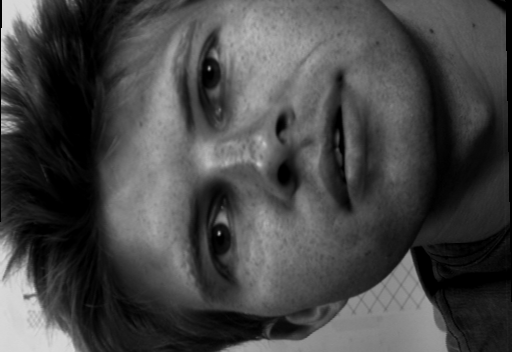
//> input picture TP5/face00R.tif, 512 x 352 px
$ ./disparite   (built with g++ and OpenCV 4)
//> lines starting //> are read from the running program, lines starting //| are printed output that depends on the picture
### TP5/image.h
#pragma once

#include <vector>
#include <opencv2/imgproc/imgproc.hpp>

using namespace cv;
using namespace std;

template <typename T> class Image : public Mat {
public:
	// Constructors
	Image() {}
	Image(const Mat& A):Mat(A) {}
	Image(int w,int h,int type):Mat(h,w,type) {}
	// Accessors
	inline T operator()(int x,int y) const { return at<T>(y,x); }
	inline T& operator()(int x,int y) { return at<T>(y,x); }
	inline T operator()(const Point& p) const { return at<T>(p.y,p.x); }
	inline T& operator()(const Point& p) { return at<T>(p.y,p.x); }
	//
	inline int width() const { return cols; }
	inline int height() const { return rows; }
	// To display a floating type image
	// [7 lines left out: function greyImage, not called in this run]
};

// Correlation
double NCC(const Image<float>& I1,Point m1,const Image<float>& I2,Point m2,int n);
Image<float> meanImage(const Image<float>& I,int n);
Image<float> corrImage(const Image<float>& I, const Image<float>& meanI, int n);
double NCC(const Image<float>& I1,const Image<float>& meanI1,const Image<float>& corrI1,Point m1,const Image<float>& I2,const Image<float>& meanI2,const Image<float>& corrI2,Point m2,int n);
// TODO

// Harris points
// vector<Point> harris(const Image<float>& I, double th);

// Correlation with pre-computed means
// Image<float> meanImage(const Image<float>& I,int n);
// double NCC(const Image<float>& I1,const Image<float>& meanI1,Point m1,const Image<float>& I2,const Image<float>& meanI2,Point m2,int n);

### TP5/image.cpp
#include "image.h"
#include <iostream>

// Correlation
double mean(const Image<float>& I,Point m,int n) {
	double s=0;
	for (int j=-n;j<=n;j++)
		for (int i=-n;i<=n;i++)
			s+=I(m+Point(i,j));
	return s/(2*n+1)/(2*n+1);
}

double corr(const Image<float>& I1,Point m1,const Image<float>& I2,Point m2,int n) {
	double M1=mean(I1,m1,n);
	double M2=mean(I2,m2,n);
	double rho=0;
	for (int j=-n;j<=n;j++)
		for (int i=-n;i<=n;i++) {
			rho+=(I1(m1+Point(i,j))-M1)*(I2(m2+Point(i,j))-M2);
		}
		return rho;
}

// [9 lines left out: function NCC, not called in this run]


// Correlation with pre-computed means
Image<float> meanImage(const Image<float>& I,int n) {
	Image<float> meanI(I.height(),I.width(),CV_32F);

	double vartrav;
	for(int i=n+1; i< I.height()-n-1; i++){
		for(int j=n+1; j<I.width()-n-1; j++){
			vartrav=0;
			for (int jbis=-n;jbis<n+1;jbis++){
				for (int ibis=-n;ibis<n+1;ibis++){
					vartrav+=I.at<float>(i+ibis,j+jbis);
				}
			}
			meanI.at<float>(i,j) = (float)(vartrav/((2*n+1)*(2*n+1)));
		}
	}
	return meanI;
}


// Fonction interm閐iaire
float corr(const Image<float>& I1,const Image<float>& meanI1,Point m1,const Image<float>& I2,const Image<float>& meanI2,Point m2,int n) {
	float rho=0, v1, v2;
	for (int j=-n;j<=n;j++)
		for (int i=-n;i<=n;i++) {
			//rho+=(I1(m1+Point(i,j))-meanI1(m1))*(I2(m2+Point(i,j))-meanI2(m2));
			v1 = I1(m1+Point(i,j))-meanI1(m1);
			v2 = I2(m2+Point(i,j))-meanI2(m2);
			rho += v2*v1;
		}
		return rho;
}

// Renvoit la matrice avec toutes les auto-correlations
Image<float> corrImage(const Image<float>& I, const Image<float>& meanI, int n){
	Image<float> corrI(I.width(), I.height(),CV_32F);
	for(int i=n+1; i<I.height()-n-1; i++){
		for(int j=n+1; j<I.width()-n-1; j++){
			//cout<< i << " " << j << endl;
			corrI.at<float>(i,j) = (float)(corr(I, meanI, Point(j,i), I, meanI, Point(j,i),n));
		}
	}
	return corrI;
}

double NCC(const Image<float>& I1,const Image<float>& meanI1,const Image<float>& corrI1,Point m1,const Image<float>& I2,const Image<float>& meanI2,const Image<float>& corrI2,Point m2,int n) {
	if (m1.x<n || m1.x>=I1.width()-n || m1.y<n || m1.y>=I1.height()-n) return -1;
	if (m2.x<n || m2.x>=I2.width()-n || m2.y<n || m2.y>=I2.height()-n) return -1;
	if (corrI1(m1)==0) return -1;
	if (corrI2(m2)==0) return -1;
	return corr(I1,m1,I2,m2,n)/sqrt(corrI1(m1)*corrI2(m2));
}

### TP5/disparite.cpp
#include <opencv2/highgui/highgui.hpp>
#include <iostream>
#include <fstream>
#include <list>
#include "image.h"

// Sauve un maillage triangulaire dans un fichier ply.
// v: sommets (x,y,z), f: faces (indices des sommets), col: couleurs (par sommet)
bool savePly(const string& name,const vector<Point3f>& v, const vector<Vec3i>& f,const vector<Vec3b>& col) {
	assert(v.size()==col.size());
	ofstream out(name.c_str());
	if (!out.is_open()) {
		cout << "Cannot save " << name << endl;
		return false;
	}
	out << "ply" << endl
		<< "format ascii 1.0" << endl
		<< "element vertex " << v.size() << endl
		<< "property float x" << endl
		<< "property float y" << endl
		<< "property float z" << endl
		<< "property uchar red" << endl
		<< "property uchar green" << endl
		<< "property uchar blue" << endl
		<< "element face " << f.size() << endl
		<< "property list uchar int vertex_index" << endl
		<< "end_header" << endl;
	for (int i=0;i<v.size();i++)
		out << v[i].x << " " << v[i].y << " " << v[i].z << " " << int(col[i][2]) << " " << int(col[i][1]) << " " << int(col[i][0]) << " " << endl;
	for (int i=0;i<f.size();i++)
		out << "3 " << f[i][0] << " " << f[i][1] << " " << f[i][2] << endl;
	out.close();
	return true;
}

// Points de Harris
void harris(const Image<float>& I, Mat Har, double sh, int blockSize) {

	cornerHarris(I, Har, blockSize, 5, 1, 4);
	double vartrav;
	bool booltrav;
	double min, max, moy=0,cont=0;
	for(int i=0; i<Har.rows; i++){
		for(int j=0; j<Har.cols; j++){
			vartrav = Har.at<float>(i,j);
			if(i==0 && j==0) min = vartrav;
			else if(min>vartrav) min = vartrav;
			if(i==0 && j==0) max = vartrav;
			else if(max<vartrav) max = vartrav;
			moy+=vartrav;
			cont++;
			if(vartrav<sh || i<blockSize || j<blockSize || i>Har.rows-blockSize || j>Har.cols-blockSize){
				booltrav = false;
				Har.at<float>(i,j) = 0;
			}
			else {
				booltrav = true;
				for(int ibis=-1; ibis<2; ibis++){
					for(int jbis=-1; jbis<2; jbis++){
						booltrav = booltrav && vartrav >= Har.at<float>(i+ibis, j+jbis);
					}
				}
				if(booltrav){
					for(int ibis=-1; ibis<2; ibis++){
					    for(int jbis=-1; jbis<2; jbis++){
							if(!(ibis==0 && jbis==0)) Har.at<float>(i+ibis, j+jbis)=0;
							else Har.at<float>(i+ibis, j+jbis)=1;
						}
					}
				}
			}

		}
	}
	cout<<"min: " << min << endl;
	cout<<"max: " << max << endl;
	cout<<"moy: " << moy/cont << endl;

}

// Vérification des graines
int verifGraine(Image<float> F1, Image<float> F2, Mat Corner, double sg, double rg, int i, int j, int blockSize){
	double corr;
	double phi=-1., phibis=-1.;
	double xcor=-1;
	for(int xbal=blockSize; xbal<F1.width()-blockSize; xbal++){
		corr = NCC(F1,Point(i,j),F2,Point(i,xbal),blockSize);
		if(corr>phi){
			phibis=phi;
			phi=corr;
			xcor = xbal;
		} else if(corr>phibis){
			phibis = corr;
		}
	}
	if(phi>sg && phi/phibis>rg)
		return (int)xcor;
	else
		return -1;
};
     //deuxième version du programme utilisant les algo améliorés
int verifGraine(Image<float> F1, Image<float> M1, Image<float> C1, Image<float> C2, Image<float> M2, Image<float> F2, Mat Corner, double sg, double rg, int i, int j, int blockSize){
	double corr;
	double phi=-1., phibis=-1.;
	double xcor=-1;
	for(int xbal=blockSize; xbal<F1.width()-blockSize; xbal++){
		corr = NCC(F1,M1,C1,Point(j,i),F2,M2,C2,Point(xbal,i),blockSize);
		if(corr>phi){
			phibis=phi;
			phi=corr;
			xcor = xbal;
		} else if(corr>phibis){
			phibis = corr;
		}
	}
	if(phi>sg && phi/phibis>rg)
		return (int)xcor;
	else
		return -1;
};

struct Data{
	Image<Vec3b> I1, I2;
	Image<float> F1, F2;
	double seuilHarris, seuilCroissance, seuilGraine, ratioGraine;
	Mat Corner, Disparite, IdentiteDisp;
};


int main() {
	// On initialise D
	Data D;
	D.I1 = imread("../face00R.tif");
//> D.I1 is the input picture: 352 rows x 512 cols, CV_8UC3; min 0, max 219, mean 71.2
	D.I2 = imread("../face01R.tif");
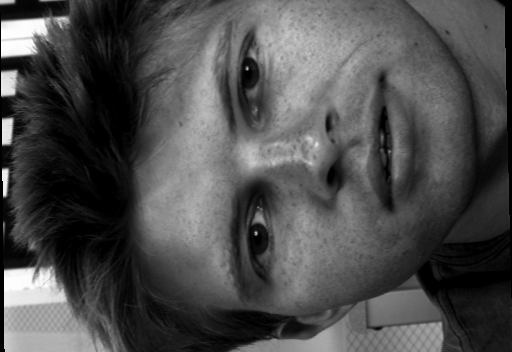
//> input picture TP5/face01R.tif, 512 x 352 px
//> D.I2 is the input picture: 352 rows x 512 cols, CV_8UC3; min 0, max 255, mean 77.1
	assert(D.I1.height()==D.I2.height());
	imshow("I1",D.I1);
	imshow("I2",D.I2);


	// On définit les seuils et le blocksize
	D.seuilHarris = -10000;
	D.seuilCroissance = -0.4;
	D.seuilGraine = 0.2;
	D.ratioGraine = 1.0001;
	double blockSize = 5;


	// On convertit les images pour les rendre en float
	Image<uchar>G1,G2;
	cvtColor(D.I1,G1,CV_BGR2GRAY);
	cvtColor(D.I2,G2,CV_BGR2GRAY);
	G1.convertTo(D.F1,CV_32F);
	G2.convertTo(D.F2,CV_32F);
	D.Corner = Mat::zeros(D.I1.rows, D.I1.cols, CV_32F);
	D.Disparite = Mat::zeros(D.I1.rows, D.I1.cols, CV_32F);
	D.IdentiteDisp = Mat::zeros(D.I1.rows, D.I1.cols, CV_32F);

	cout << "fin des déclarations" << endl;


	// On calcule les matrices intermédiaires qui nous serviront à simplifier les calculs redondants de NCC
	Image<float> meanI1 = meanImage(D.F1,(int)blockSize);
//> the loop in meanImage, `for(int i=n+1; i< I.height()-n-1; i++)` made 340 passes
//> vartrav on passes 1 to 3: 670, 930, 1272
//> after the loop in meanImage, `for(int i=n+1; i< I.height()-n-1; i++)`:
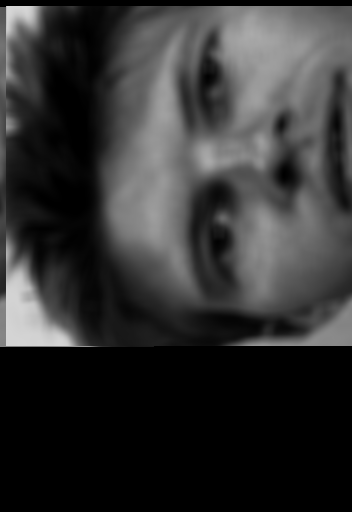
//> meanI: 512 rows x 352 cols, CV_32FC1; min 0, max 214.9, mean 50.9
//> after the loop in meanImage, `for(int i=n+1; i< I.height()-n-1; i++)`: vartrav = 3260
	Image<float> meanI2 = meanImage(D.F2,(int)blockSize);
//> call 2 of meanImage, with n = 5
//> the loop in meanImage (call 2), `for(int i=n+1; i< I.height()-n-1; i++)` made 340 passes
//> vartrav on passes 1 to 3: 2426, 2828, 3222
//> after the loop in meanImage (call 2), `for(int i=n+1; i< I.height()-n-1; i++)`:
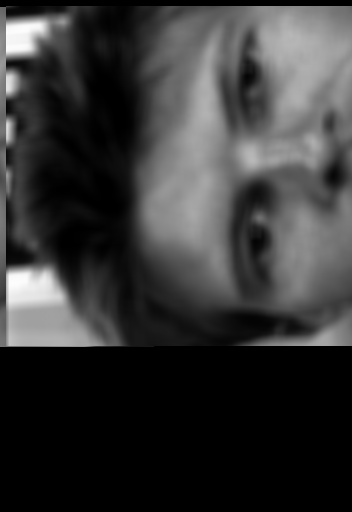
//> meanI: 512 rows x 352 cols, CV_32FC1; min 0, max 252.8, mean 54.8
//> after the loop in meanImage (call 2), `for(int i=n+1; i< I.height()-n-1; i++)`: vartrav = 2985
	Image<float> corrI1 = corrImage(D.F1,meanI1,(int)blockSize);
	Image<float> corrI2 = corrImage(D.F2,meanI2,(int)blockSize);

	cout << "fin des initialisations des matrices intermédiaires" << endl;

	// On appelle la fonction qui nous renvoit les points de Harris et on les affiche en rouge
	harris(D.F1,D.Corner,D.seuilHarris,5);
//> the loop in harris, `for(int i=0; i<Har.rows; i++)` made 352 passes
//> (moy, cont) on passes 1 to 3: (-2.55e+11, 512), (-5.1e+11, 1024), (-7.65e+11, 1536)
//> after the loop in harris, `for(int i=0; i<Har.rows; i++)`:
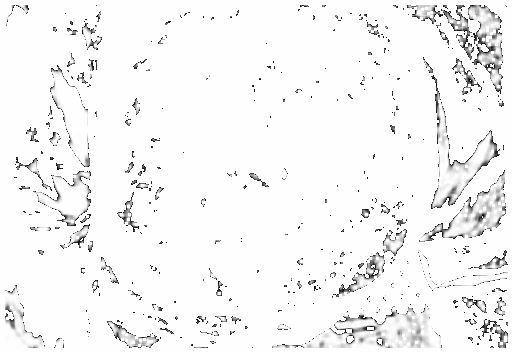
//> Har: 352 rows x 512 cols, CV_32FC1; min -9998.9, max 1, mean -360.3; drawn with min black and max white
//> after the loop in harris, `for(int i=0; i<Har.rows; i++)`: vartrav = -92444; min = -1.12e+11; max = 0; moy = -1.12e+13; cont = 180224; booltrav = false
//| min: -1.1228e+11
//| max: 0
//| moy: -6.20515e+07
	cout << "Corner: " << D.Corner.rows << " " << D.Corner.cols << endl;
//| Corner: 352 512
	cout << "F1: " << D.F1.rows << " " << D.F1.cols << endl;
//| F1: 352 512
	cout << "I1: " << D.I1.rows << " " << D.I1.cols << endl;
//| I1: 352 512
	cout << "I1: " << D.I1.height() << " " << D.I1.width() << endl;
//| 352 512
	for(int i=(int)blockSize; i<(int)(D.Corner.rows-blockSize); i++){
		for(int j=(int)blockSize; j<(int)(D.Corner.cols-blockSize); j++){
			if(D.Corner.at<float>(i,j)==1){
				circle(D.I1,Point(j,i),2,Scalar(0,0,255),2);
			}
		}
	}

	// Désormais, on cherche lesquels pourront être des graines et on les affiche en vert
	int inttrav;
	for(int i=(int)blockSize; i<(int)(D.Corner.rows-blockSize); i++){
		for(int j=(int)blockSize; j<(int)(D.Corner.cols-blockSize); j++){
			if(D.Corner.at<float>(i,j)==1){
				//décommenter pour voir la première version non optimisée du programme
				//inttrav = verifGraine(D.F1,D.F2,D.Corner,D.seuilGraine,D.ratioGraine,i,j,(int)blockSize);
				inttrav = verifGraine(D.F1,meanI1,corrI1,corrI2,meanI2,D.F2,D.Corner,D.seuilGraine,D.ratioGraine,i,j,blockSize);
					(D.F1,D.F2,D.Corner,D.seuilGraine,D.ratioGraine,i,j,(int)blockSize);
				if(inttrav!=-1){
					D.Disparite.at<float>(i,j)=(float)(j-inttrav);
					D.IdentiteDisp.at<float>(i,j) = 1;
				}
			}
		}
	}
//> this loop made 342 passes
//> inttrav on passes 1 to 3: 0, -1, -1
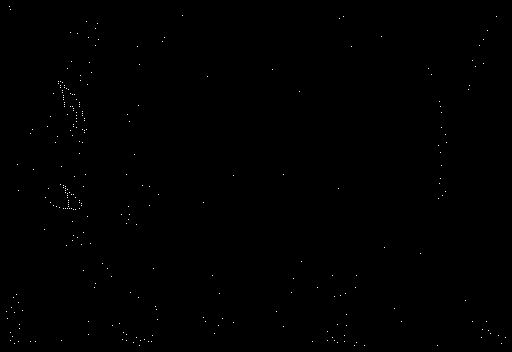
//> D.IdentiteDisp: 352 rows x 512 cols, CV_32FC1; values 0 (black) and 1 (white), 0.16% white in thin lines or dots
//> after the loop, inttrav = -1
	for(int i=(int)blockSize; i<(int)(D.Disparite.rows-blockSize); i++){
		for(int j=(int)blockSize; j<(int)(D.Disparite.cols-blockSize); j++){
			if(D.Disparite.at<float>(i,j)>0){
				circle(D.I1,Point(j,i),2,Scalar(0,255,0),2);
			}
		}
	}
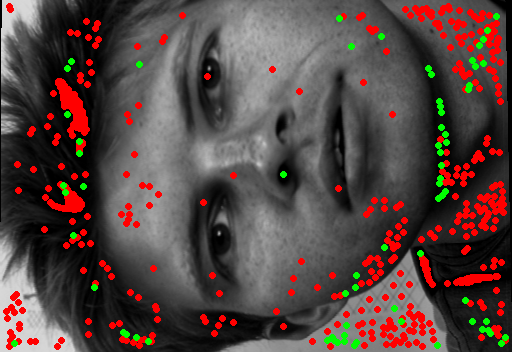
//> D.I1: 352 rows x 512 cols, CV_8UC3; mean B, G, R 65.8, 69.3, 86.3

	imshow("I1",D.I1);
	cout << "fin de l'affichage des graines" << endl;

	// Déterminons alors la disparité sur l'ensemble de l'image.
	// Pour cela nous utiliserons une matrice booleene IdentiteDisp des points dont on est sûr de la disparité
	// Ensuite nous compléterons au fur et à mesure la matrice Disparite

	bool switc = true;
	double corrminus, correqu, corrplus;

	while(switc){
		switc = false;
		for(int i=(int)blockSize+1; i<(int)(D.I1.rows-1-blockSize); i++){
			for(int j=(int)blockSize+1; j<(int)(D.I1.cols-1-blockSize); j++){
				if(D.IdentiteDisp.at<float>(i,j)==1){
					for(int ibis=-1; ibis<2; ibis++){
						for(int jbis=-1; jbis<2; jbis++){
							if(D.IdentiteDisp.at<float>(i+ibis,j+jbis)==0){
								corrminus = NCC(D.F1, meanI1, corrI1, Point(j+ibis,i+ibis), D.F2, meanI2, corrI2, Point((int)(j+jbis+D.Disparite.at<float>(i,j)-1), i+ibis),(int)blockSize);
								correqu = NCC(D.F1, meanI1, corrI1, Point(j+jbis,i+ibis), D.F2, meanI2, corrI2, Point((int)(j+jbis+D.Disparite.at<float>(i,j)-1),i+ibis),(int)blockSize);
								corrplus = NCC(D.F1, meanI1, corrI1, Point(j+jbis,i+ibis), D.F2, meanI2, corrI2, Point((int)(j+jbis+D.Disparite.at<float>(i,j)-1),i+ibis),(int)blockSize);
								if(corrminus>correqu && corrminus>corrplus && corrminus>D.seuilCroissance){
									D.Disparite.at<float>(i+ibis,j+jbis) = D.Disparite.at<float>(i,j)-1;
									D.IdentiteDisp.at<float>(i+ibis,j+jbis) = 1;
									switc = true;
								} else if( correqu>corrminus && correqu >corrplus && correqu>D.seuilCroissance){
									D.Disparite.at<float>(i+ibis,j+jbis) = D.Disparite.at<float>(i,j);
									D.IdentiteDisp.at<float>(i+ibis,j+jbis) = 1;
									switc = true;
								} else if( corrplus>corrminus && corrplus>correqu && corrplus>D.seuilCroissance){
									D.Disparite.at<float>(i+ibis,j+jbis) = D.Disparite.at<float>(i,j)+1;
									D.IdentiteDisp.at<float>(i+ibis,j+jbis) = 1;
									switc = true;
								}
							}
						}
					}
					D.IdentiteDisp.at<float>(i,j)=2;
				}
			}
		}
	}
//> this loop made 342 passes
//> (corrminus, correqu, corrplus) on passes 1 to 3: (-1, -1, -1), (-1, -1, -1), (-1, -1, -1)
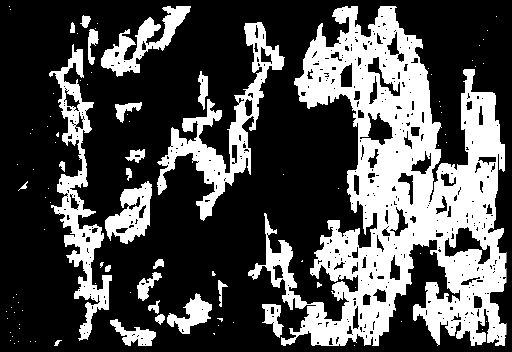
//> D.IdentiteDisp: 352 rows x 512 cols, CV_32FC1; min 0, max 2, mean 0.622; drawn with min black and max white

	cout << "fin de l'affichage de la disparité" << endl;

	imshow("Disparité Connue",D.IdentiteDisp);
	imshow("Disparité",D.Disparite);

	// On créé désormais l'affichage 3D de la figure

	vector<Point3f> v;
	vector<Vec3i> f;
	vector<Vec3b> col;
	float z;
	for(int i=blockSize+1; i<D.I1.height()-1-blockSize; i++){
		for(int j=blockSize+1; j<D.I1.width()-blockSize-1; j++){
			z = 1000000./(100.+D.Disparite.at<float>(i,j));
			v.push_back(Point3f(j,i,z));
			col.push_back(Vec3b(D.I1.at<uchar>(i,j),D.I1.at<uchar>(i,j),D.I1.at<uchar>(i,j)));
		}
	}
	int largeur = D.I1.height()-2-blockSize;
	for(int i=0; i<D.I1.height()-2-2*blockSize; i++){
		for(int j=0; j<D.I1.width()-2-2*blockSize; j++){
			f.push_back(Vec3i(largeur*i+j, largeur*i+j+1, largeur*(i+1)+j+1));
			f.push_back(Vec3i(largeur*i+j, largeur*(i+1)+j, largeur*(i+1)+j+1));
		}
	}
	savePly("image3D.ply", v, f, col);

	waitKey();

	return 0;
}
